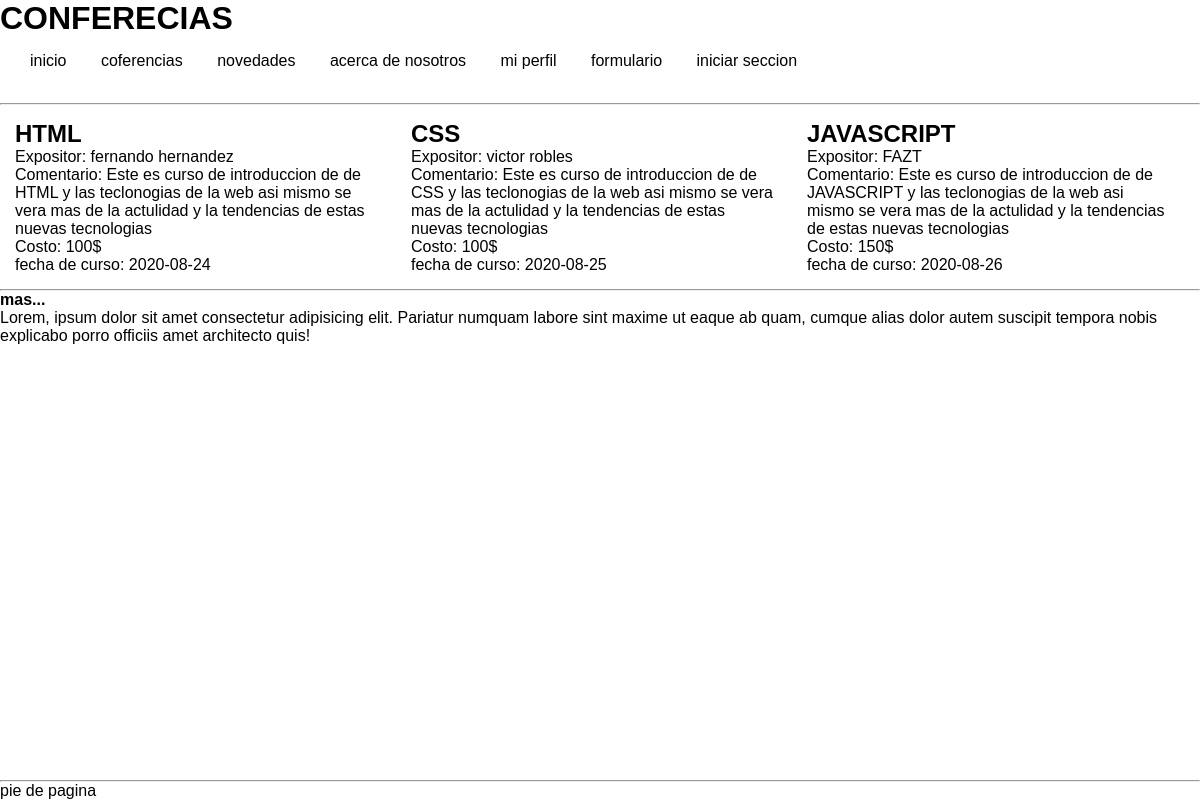
The page /index_.php on the database as committed earlier.
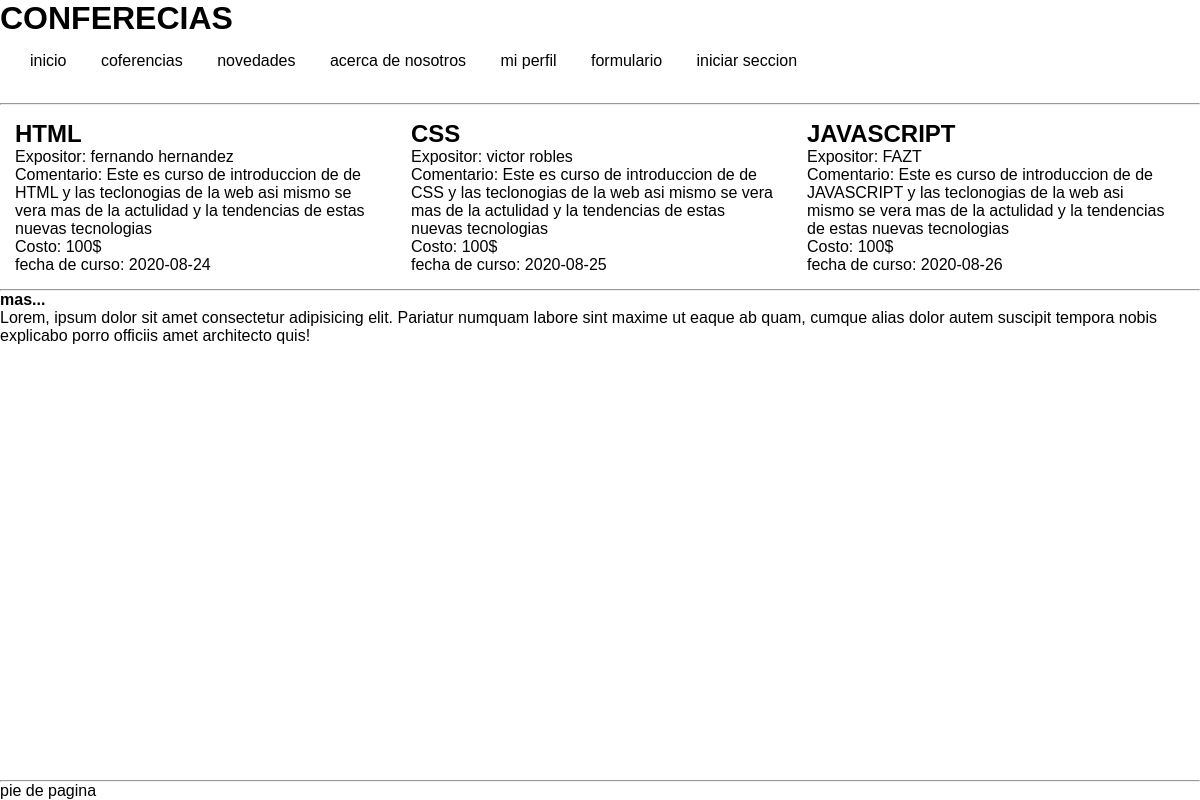
The same page on the database as committed later.
### tables this page shows
CREATE TABLE IF NOT EXISTS `cursos` (
  `id_curso` int(11) NOT NULL AUTO_INCREMENT,
  `nombre_curso` varchar(25) NOT NULL,
  `expositor` varchar(35) NOT NULL,
  `comentario` mediumtext NOT NULL,
  `costo` int(11) NOT NULL,
  `cupos` int(11) NOT NULL,
  `fecha_curso` date NOT NULL,
  `reservas` int(11) NOT NULL,
  PRIMARY KEY (`id_curso`)
);

### index_.php (the view, shortened to what this page needs)
<?php
require_once 'conexion.php';
    $sql_cursos="SELECT id_curso,nombre_curso,expositor,comentario,costo,fecha_curso FROM cursos";
?>
<!DOCTYPE html>
<html lang="es">
<head>
    <link rel="stylesheet" href="style/style.css">
</head>
<body>
    <header>
        <h1>CONFERECIAS </h1>
        <nav id="navegacion" class="cabecera">
            <ul>
                <li><a class="lista" href="">inicio</a></li>
                <li><a class="lista" href="">coferencias</a></li>
                <li><a class="lista" href="">novedades</a></li>
                <li><a class="lista" href="">acerca de nosotros</a></li>
                <li><a class="lista" href="">mi perfil</a></li>
                <?php
                    if(isset($_SESSION['usuario'])){
                            ?>
                        <li>Bienvenid@<?php echo " ".$nombre." ".$apellido?></li>
                        <li><a class="lista" href="cerrar_session.php">cerrar seccion</a></li>
                <?php
                    }
                else{
                ?>
                    <li><a class="lista" href="formulario.php">formulario</a><br></li>
                    <li><a class="lista" href="registrar.php">iniciar seccion</a></li>
                <?php }?>
            </ul>
        </nav>
    </header>
    <br>
    <hr>
    <div id="contenido">
        <div>
            <?php
                $lista = mysqli_query($conn, $sql_cursos);
                while($respuesta = mysqli_fetch_assoc($lista)){
                    echo "<section>";
                    echo "<h1>".$respuesta['nombre_curso']."</h1>";
                    echo "<labe1>"."Expositor: ".$respuesta['expositor']."</labe1><br>";
                    echo "<labe1>"."Comentario: ".$respuesta['comentario']."</labe1><br>";
                    echo "<label>"."Costo: ".$respuesta['costo']."$"."</label><br>";
                    echo "<label>"."fecha de curso: ".$respuesta['fecha_curso']."</label><br>";
                    echo "</section>";
                }
            ?>
        </div>
    </div>
    <hr class="limpiador">
    <article id="barra_lateral">
        <h4>mas...</h4>
        <p>
            Lorem, ipsum dolor sit amet consectetur adipisicing elit. Pariatur numquam labore sint maxime ut eaque ab quam, cumque alias dolor autem suscipit tempora nobis explicabo porro officiis amet architecto quis!
        </p>
    </article>
    <footer id="pie_pagina">
        <hr>
        <label for="">pie de pagina</label>
    </footer>
</body>
</html>

Rows that differ between the two databases and show on the page:
changed cursos "JAVASCRIPT": costo "150" → "100"
